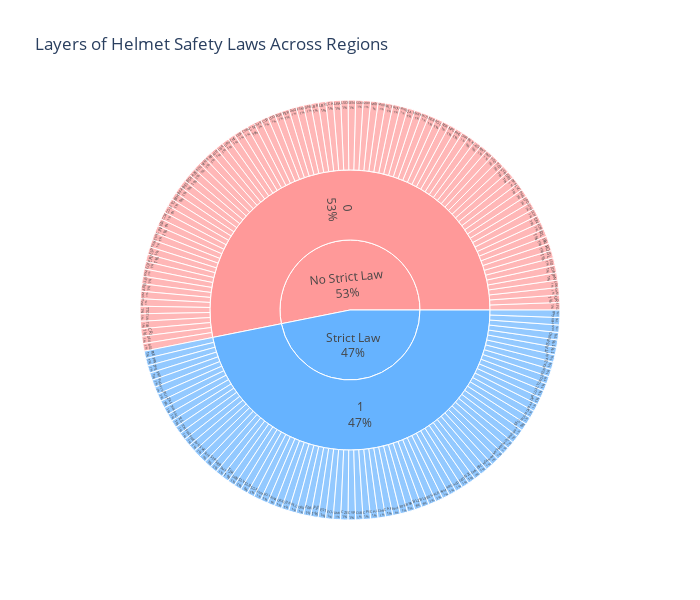

The cell this chart's notebook holds for it:
### Markdown cell above
The above box plot shows that countries having strict helmets laws means where it is necessary to have helmets for both the passengers and it need to be fastened have relatively lower death rate than the countries having the no strict law.

### Code cell
# Prepare data
sunburst_df = helmet_data.copy()
sunburst_df['Strict_Helmet_Law_Label'] = sunburst_df['Strict_Helmet_Law'].map({1: 'Strict Law', 0: 'No Strict Law'})

# Fill missing region if needed
sunburst_df = sunburst_df.dropna(subset=['Country_Code'])

# Plot sunburst
fig = px.sunburst(
    sunburst_df,
    path=['Strict_Helmet_Law_Label', 'Helmet_Fastened', 'Country_Code'],
    values=None,
    color='Strict_Helmet_Law_Label',
    color_discrete_map={'Strict Law': '#66b3ff', 'No Strict Law': '#ff9999'},
    title="Layers of Helmet Safety Laws Across Regions",
    width=700,
    height=600
)

fig.update_traces(textinfo='label+percent entry')
fig.show()

### Figure 1 — Plotly figure (JSON) as saved in the notebook; plotly's stock layout.template omitted (floating-point values rounded to 4 significant figures; data arrays with more than 128 entries replaced by an {"elided": "..."} marker saying what was removed)
{"data": [{"branchvalues": "total", "customdata": {"elided": "179x1 str values"}, "domain": {"x": [0, 1], "y": [0, 1]}, "hovertemplate": "labels=%{label}<br>count=%{value}<br>parent=%{parent}<br>id=%{id}<br>Strict_Helmet_Law_Label=%{customdata[0]}<extra></extra>", "ids": {"elided": "179 str values"}, "labels": {"elided": "179 str values"}, "marker": {"colors": {"elided": "179 str values"}}, "name": "", "parents": {"elided": "179 str values"}, "textinfo": "label+percent entry", "type": "sunburst", "values": {"elided": "179 int values"}}], "layout": {"height": 600, "legend": {"tracegroupgap": 0}, "title": {"text": "Layers of Helmet Safety Laws Across Regions"}, "width": 700}}
